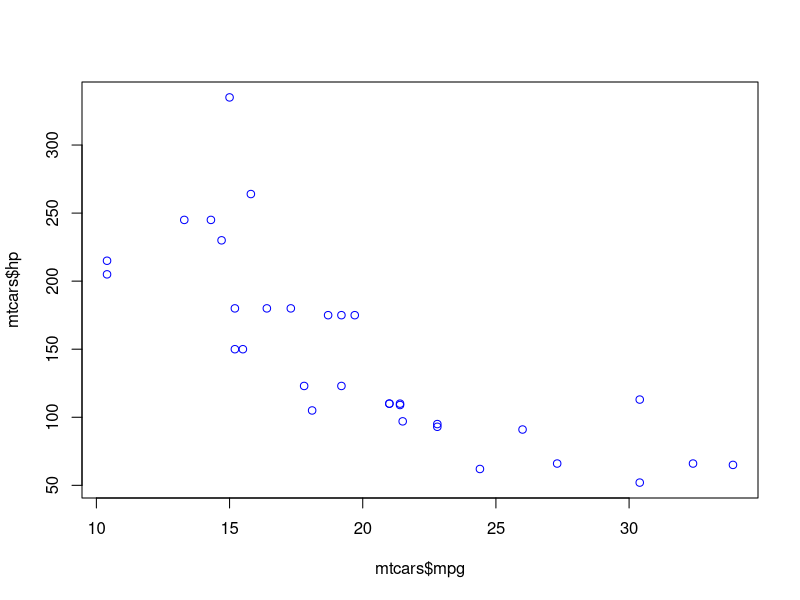
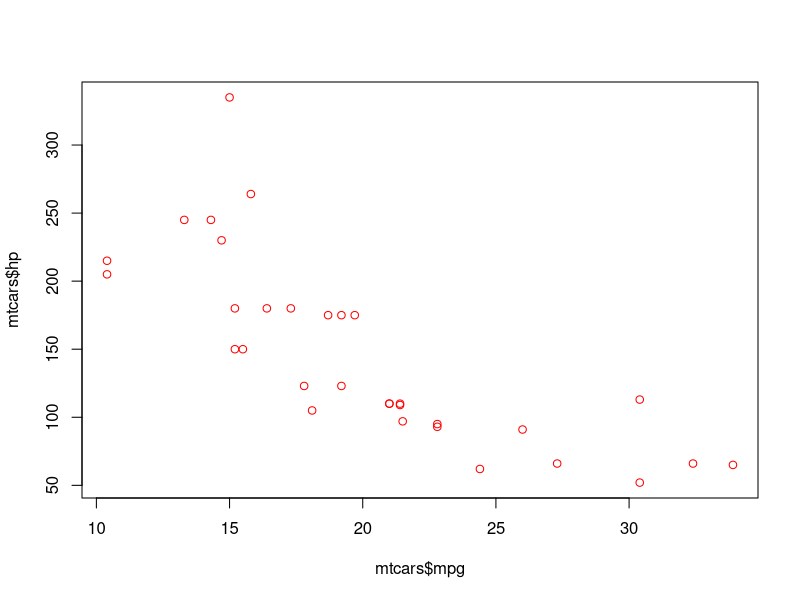
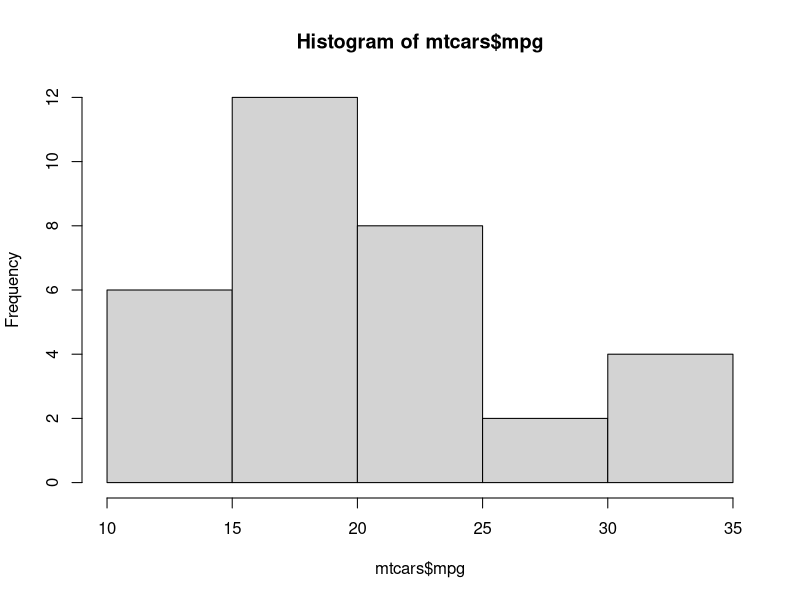
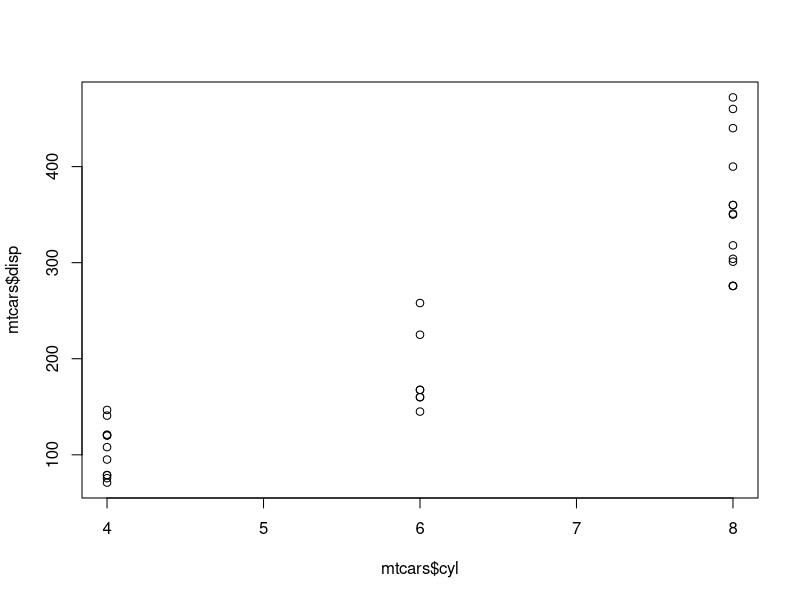

These charts were generated, in order, by the following R code:
summary(mtcars)
mean(mtcars$mpg)
sd(mtcars$mpg)
mean(mtcars$mpg)
plot(mtcars$mpg, mtcars$hp, col="blue")
plot(mtcars$mpg, mtcars$hp, col="red")

#ganti branch baru, tulis di terminal :
# git checkout -b nama-branch-baru

hist(mtcars$mpg)
plot(mtcars$cyl,mtcars$disp)
